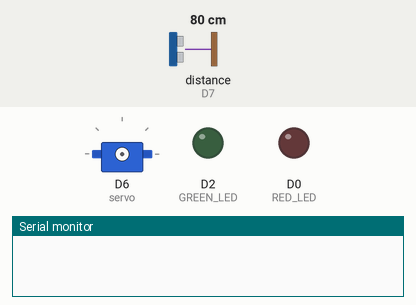
This sketch was run on a simulated ESP8266 (NodeMCU). On the bench: servo, output pins drawn as LEDs (lit = HIGH), the last lines printed to the serial monitor. Wiring (inferred from the names in the program): ultrasonic range finder: trigger D1; echo D7. The test bench sets the inputs (shaded band); at power-on: distance to the obstacle (sensor on D7) 80 cm. The echo pulse lasts 58.3 µs per cm; WiFi joins after 1.5 s; servers stay silent unless stated; the local clock reads 2024-03-15 10:24:30 at power-on unless the sketch sets it; pins used as bus, display or sensor lines are not drawn.

Above: at 0.1 s.
At 4.5 s:
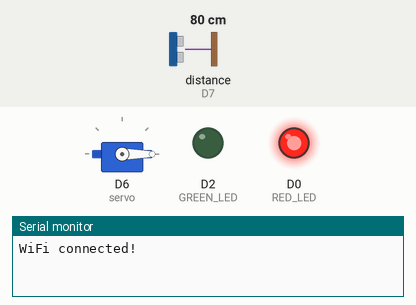
4.6 s: distance to the obstacle (sensor on D7) set to 43 cm
6.1 s: distance to the obstacle (sensor on D7) set to 37 cm
At 7.4 s:
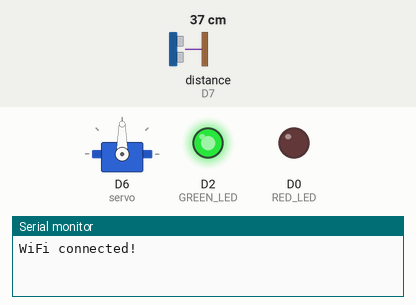
Timing chart, 0 to 9.1 s (numbered marks = the images above; inputs shaded):
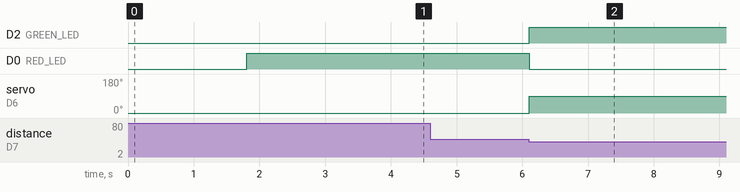

Measured:
- the behaviour switches between 41 and 40 cm on distance to the obstacle (sensor on D7) (found by bisection; images 1 and 2)
- after the input at 4.6 s, every drawn part: stays the same
- after the input at 6.1 s, D2 (GREEN_LED): LOW → HIGH at once; D0 (RED_LED): HIGH → LOW at once; servo on D6 (servo): 0° → 90° at once

The sketch:

main.ino
```cpp
#define BLYNK_TEMPLATE_ID ""
#define BLYNK_TEMPLATE_NAME ""

#include <ESP8266WiFi.h>
#include <BlynkSimpleEsp8266.h>
#include <ESP8266HTTPClient.h>
#include <Servo.h>
#include <RtcDS1302.h>
#include <ThreeWire.h>
#include <WiFiClient.h>


const char auth[] = ""; // your blynk auth token
const char ssid[] = ""; // your wifi ssid
const char pass[] = ""; // your wifi password

#define TRIG_PIN D1
#define ECHO_PIN D7

#define RED_LED D0
#define GREEN_LED D2

bool open = false;
String start = "";

Servo servo;
WiFiClient wclient;
ThreeWire rtcWire(D4, D3, D5);  // DAT CLK RST
RtcDS1302<ThreeWire> Rtc(rtcWire);

void setup() {
  Serial.begin(115200);

  Blynk.begin(auth, ssid, pass);
  WiFi.begin(ssid, pass);

  while (WiFi.status() != WL_CONNECTED) { // Wait for the WiFI connection completion
    delay(500);
    Serial.println("Waiting for connection...");
  }
  Serial.println("WiFi connected!");

  pinMode(TRIG_PIN, OUTPUT);
  pinMode(ECHO_PIN, INPUT);
  pinMode(RED_LED, OUTPUT);
  pinMode(GREEN_LED, OUTPUT);
  digitalWrite(RED_LED, HIGH);

  Rtc.Begin();
  Rtc.SetDateTime(RtcDateTime(__DATE__, __TIME__));

  servo.attach(D6);
  servo.write(0);
  delay(1500); // For some other stuff to get ready
}

void loop() {
  RtcDateTime now = Rtc.GetDateTime();

  if (getDistanceCm(TRIG_PIN, ECHO_PIN) <= 40) {
    servo.write(90);

    if (!open) {
      start = getDateTime(now);
      open = true;
    }

    digitalWrite(RED_LED, LOW);
    digitalWrite(GREEN_LED, HIGH);
    Blynk.virtualWrite(V0, "open");
  } else {
    servo.write(0);
    digitalWrite(RED_LED, HIGH);
    digitalWrite(GREEN_LED, LOW);
    Blynk.virtualWrite(V0, "closed");

    if (open) {
      sendTimeStamp(start, getDateTime(now));
      open = false;
    }
  }
}

float getDistanceCm(const int TR, const int TX) {
  digitalWrite(TR, LOW);
  delayMicroseconds(2);
  digitalWrite(TR, HIGH);
  delayMicroseconds(10);
  digitalWrite(TR, LOW);
  return pulseIn(TX, HIGH) * 0.034 / 2;
}

String getDateTime(const RtcDateTime& dt) {
  char datestring[20];
  snprintf_P(datestring,
             countof(datestring),
             PSTR("%02u/%02u/%04u %02u:%02u:%02u"),
             dt.Month(), dt.Day(), dt.Year(),
             dt.Hour(), dt.Minute(), dt.Second());
  return datestring;
}

void sendTimeStamp(String start, String end) {
  HTTPClient http;
  http.begin(wclient, "http://your_host_ip:your_port/api/timestamp");
  http.addHeader("Content-Type", "application/json");

  String post_data = "{\"gateOpen\": \"" + start + "\", \"gateClosed\": \"" + end + "\", \"access_key\": \"87bf*@)pSDF\"}";

  int responseCode = http.POST(post_data);
  Serial.println(responseCode);
  Serial.println(http.getString());

  http.end();
}
```
